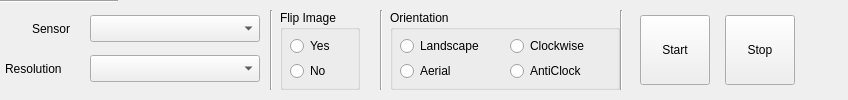
<?xml version="1.0" encoding="UTF-8"?>
<ui version="4.0">
 <class>Panel</class>
 <widget class="QWidget" name="Panel">
  <property name="geometry">
   <rect>
    <x>0</x>
    <y>0</y>
    <width>848</width>
    <height>100</height>
   </rect>
  </property>
  <property name="windowTitle">
   <string>Form</string>
  </property>
  <widget class="Line" name="hline">
   <property name="geometry">
    <rect>
     <x>0</x>
     <y>0</y>
     <width>118</width>
     <height>3</height>
    </rect>
   </property>
   <property name="orientation">
    <enum>Qt::Horizontal</enum>
   </property>
  </widget>
  <widget class="QComboBox" name="resolution">
   <property name="geometry">
    <rect>
     <x>90</x>
     <y>55</y>
     <width>170</width>
     <height>27</height>
    </rect>
   </property>
  </widget>
  <widget class="QLabel" name="lres">
   <property name="geometry">
    <rect>
     <x>5</x>
     <y>60</y>
     <width>76</width>
     <height>17</height>
    </rect>
   </property>
   <property name="text">
    <string>Resolution</string>
   </property>
  </widget>
  <widget class="QPushButton" name="start">
   <property name="geometry">
    <rect>
     <x>640</x>
     <y>15</y>
     <width>70</width>
     <height>70</height>
    </rect>
   </property>
   <property name="text">
    <string>Start</string>
   </property>
  </widget>
  <widget class="QPushButton" name="stop">
   <property name="geometry">
    <rect>
     <x>725</x>
     <y>15</y>
     <width>70</width>
     <height>70</height>
    </rect>
   </property>
   <property name="text">
    <string>Stop</string>
   </property>
  </widget>
  <widget class="QLabel" name="ldev">
   <property name="geometry">
    <rect>
     <x>32</x>
     <y>20</y>
     <width>50</width>
     <height>17</height>
    </rect>
   </property>
   <property name="text">
    <string>Sensor</string>
   </property>
  </widget>
  <widget class="QComboBox" name="device">
   <property name="geometry">
    <rect>
     <x>90</x>
     <y>15</y>
     <width>170</width>
     <height>27</height>
    </rect>
   </property>
  </widget>
  <widget class="QGroupBox" name="gbFlip">
   <property name="geometry">
    <rect>
     <x>280</x>
     <y>10</y>
     <width>80</width>
     <height>80</height>
    </rect>
   </property>
   <property name="title">
    <string>Flip Image</string>
   </property>
   <widget class="QRadioButton" name="flipYes">
    <property name="geometry">
     <rect>
      <x>10</x>
      <y>25</y>
      <width>60</width>
      <height>22</height>
     </rect>
    </property>
    <property name="text">
     <string>Yes</string>
    </property>
   </widget>
   <widget class="QRadioButton" name="flipNo">
    <property name="geometry">
     <rect>
      <x>10</x>
      <y>50</y>
      <width>60</width>
      <height>22</height>
     </rect>
    </property>
    <property name="text">
     <string>No</string>
    </property>
   </widget>
  </widget>
  <widget class="Line" name="vline1">
   <property name="geometry">
    <rect>
     <x>270</x>
     <y>10</y>
     <width>3</width>
     <height>80</height>
    </rect>
   </property>
   <property name="orientation">
    <enum>Qt::Vertical</enum>
   </property>
  </widget>
  <widget class="Line" name="vline2">
   <property name="geometry">
    <rect>
     <x>380</x>
     <y>10</y>
     <width>3</width>
     <height>80</height>
    </rect>
   </property>
   <property name="orientation">
    <enum>Qt::Vertical</enum>
   </property>
  </widget>
  <widget class="QGroupBox" name="groupBox">
   <property name="geometry">
    <rect>
     <x>390</x>
     <y>10</y>
     <width>230</width>
     <height>80</height>
    </rect>
   </property>
   <property name="title">
    <string>Orientation</string>
   </property>
   <widget class="QRadioButton" name="land">
    <property name="geometry">
     <rect>
      <x>10</x>
      <y>25</y>
      <width>100</width>
      <height>22</height>
     </rect>
    </property>
    <property name="text">
     <string>Landscape</string>
    </property>
   </widget>
   <widget class="QRadioButton" name="clock">
    <property name="geometry">
     <rect>
      <x>120</x>
      <y>25</y>
      <width>100</width>
      <height>22</height>
     </rect>
    </property>
    <property name="text">
     <string>Clockwise</string>
    </property>
   </widget>
   <widget class="QRadioButton" name="antic">
    <property name="geometry">
     <rect>
      <x>120</x>
      <y>50</y>
      <width>100</width>
      <height>22</height>
     </rect>
    </property>
    <property name="text">
     <string>AntiClock</string>
    </property>
   </widget>
   <widget class="QRadioButton" name="aerial">
    <property name="geometry">
     <rect>
      <x>10</x>
      <y>50</y>
      <width>100</width>
      <height>22</height>
     </rect>
    </property>
    <property name="text">
     <string>Aerial</string>
    </property>
   </widget>
  </widget>
  <widget class="Line" name="vline3">
   <property name="geometry">
    <rect>
     <x>620</x>
     <y>10</y>
     <width>3</width>
     <height>80</height>
    </rect>
   </property>
   <property name="orientation">
    <enum>Qt::Vertical</enum>
   </property>
  </widget>
 </widget>
 <resources/>
 <connections/>
</ui>
